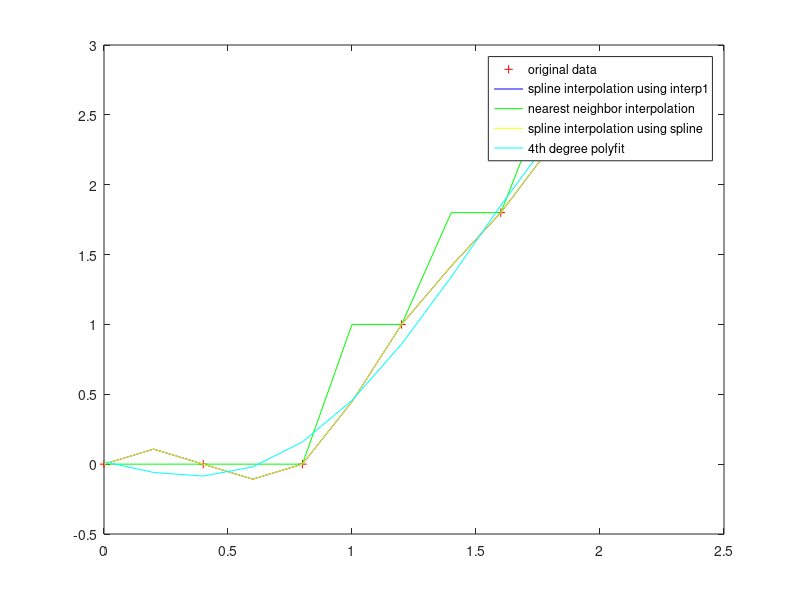

Reproduce this figure in MATLAB. (Note: this script raises an error after producing the figure.)
x=[0 0.4 0.8 1.2 1.6 2.0 2.4];
y=[0 0. 0.0 1.0 1.8 2.7 2.7];

% a
x1=[0:0.2:2.4];

% b
y1=interp1(x,y,x1,'spline');

% c
y2=interp1(x,y,x1,'nearest');

% d
y3 =spline(x,y,x1);
% There is no observable difference in y1 and y3. 
% But while comparing y1==y3, the 6th term does not match. This may be due to minor differences
y1==y3

% e
P=polyfit(x,y,4)
y4=polyval(P,x1)

% f
f1=figure();
plot(x,y,'r+')
hold on
plot(x1,y1,'b-')
hold on
plot(x1,y2,'g-')
hold on
plot(x1,y3,'y-')
hold on
plot(x1,y4,'c-')
lgd = legend('original data','spline interpolation using interp1','nearest neighbor interpolation','spline interpolation using spline','4th degree polyfit');
lgd.Location='southeast' ;

% g
pp =spline(x,y);
coefs=pp.coefs
size(coefs)
% size of coefs is 6 by 4